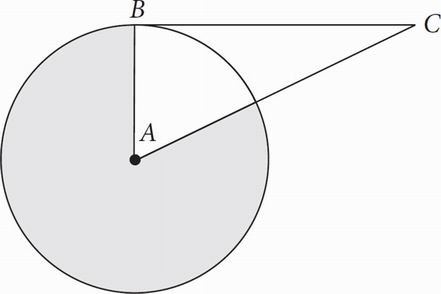
#> input picture geosolver/images/00142.jpg, 441 x 294 px
$ python -i parse_primitives.py   (imports and definitions only)
#> lines starting #> are read from the running program, lines starting #| are printed output that depends on the picture; after the words box and inside, x2 and y2 are one past the last pixel; in counts of white or black regions, pixels touching at a corner belong together
#> further down, picture is the input picture: shape (294, 441, 3); mean B, G, R 239.9, 239.3, 239.3
import cv2
import numpy as np

from geosolver.diagram.states import ImageSegmentParse, PrimitiveParse
from geosolver.diagram.computational_geometry import dot_distance_between_points
from geosolver.ontology.instantiator_definitions import instantiators
from geosolver.parameters import hough_line_parameters as line_params
from geosolver.parameters import hough_circle_parameters as circle_params
from geosolver.utils.num import dimension_wise_non_maximum_suppression

__author__ = 'minjoon'

# Global dictionary to store circle metadata since we can't modify circle objects directly
_circle_metadata = {}

# [128 lines left out: functions get_circle_metadata, set_circle_metadata, parse_primitives, _get_lines, _get_circles_enhanced, _get_circles_original and 1 more, not called in this run]

def _preprocess_for_contours(image):
    """Preprocess image to improve contour detection for thick lines"""
    # Handle thick lines by thinning them
    kernel = np.ones((3,3), np.uint8)

    # If image is already binary, use it; otherwise binarize
    if len(image.shape) == 3:
        gray = cv2.cvtColor(image, cv2.COLOR_BGR2GRAY)
    else:
        gray = image.copy()

    # Adaptive threshold for robust binarization
    binary = cv2.adaptiveThreshold(gray, 255, cv2.ADAPTIVE_THRESH_GAUSSIAN_C,
                                   cv2.THRESH_BINARY_INV, 11, 2)
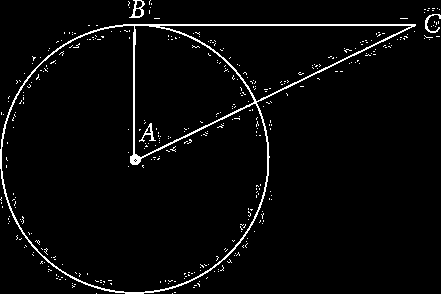
#> binary: shape (294, 441); 3.4% white in thin lines or dots

    # Morphological operations to clean up
    cleaned = cv2.morphologyEx(binary, cv2.MORPH_CLOSE, kernel)
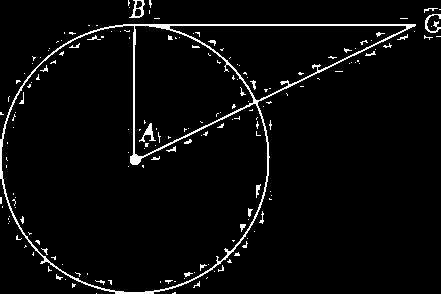
#> cleaned: shape (294, 441); 3.9% white in thin lines or dots

    # Optional: thin thick lines
    thinned = cv2.morphologyEx(cleaned, cv2.MORPH_ERODE, kernel, iterations=1)
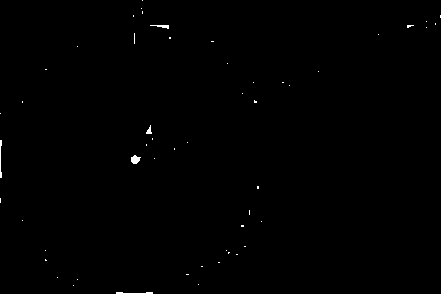
#> thinned: shape (294, 441); 0.27% white; 53 white regions (48 under 20 px), largest, box (x1, y1, x2, y2) and area: (131, 155, 141, 164) 61, (116, 292, 153, 294) 51, (0, 140, 2, 178) 50, (150, 25, 169, 29) 40, (146, 125, 152, 134) 29

    return thinned

# [254 lines left out: functions _analyze_contour_for_circle, _get_circles_from_templates, _create_circle_templates, _match_template_multi_scale, _remove_duplicate_circles, _segment_line and 2 more, not called in this run]

def _rho_theta_pair_unit_vector(rho_theta_pair):
    _, theta = rho_theta_pair
    return tuple([np.sin(theta), -np.cos(theta)])

# [8 lines left out: function _dimension_wise_distances_between_rho_theta_pairs, not called in this run]

>>> import cv2
>>> picture = cv2.imread('../images/00142.jpg')
>>> result = _preprocess_for_contours(picture)

$ run again, on geosolver/images/Inscribed_Quad.jpg
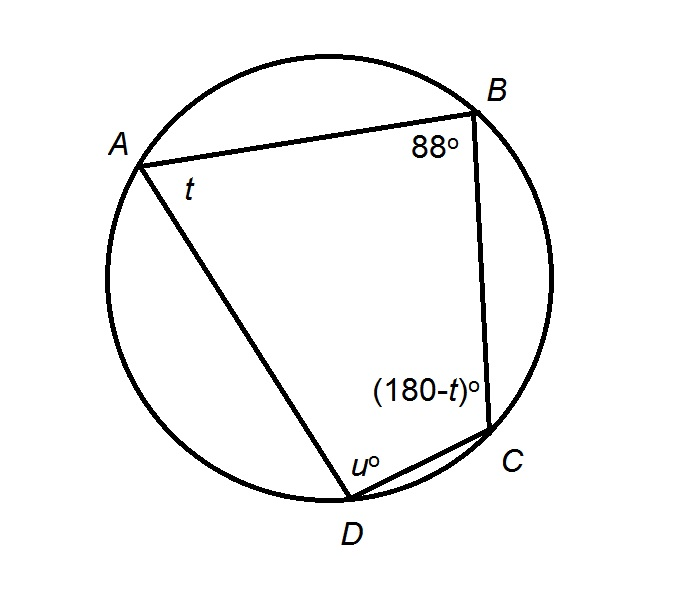
#> input picture geosolver/images/Inscribed_Quad.jpg, 678 x 591 px
#> picture is the input picture: shape (591, 678, 3); mean B, G, R 245.4, 245.4, 245.4
#> in _preprocess_for_contours, `binary = cv2.adaptiveThreshold(gray, 255, cv2.ADAPTIVE_THRESH_GAUSSIAN..`:
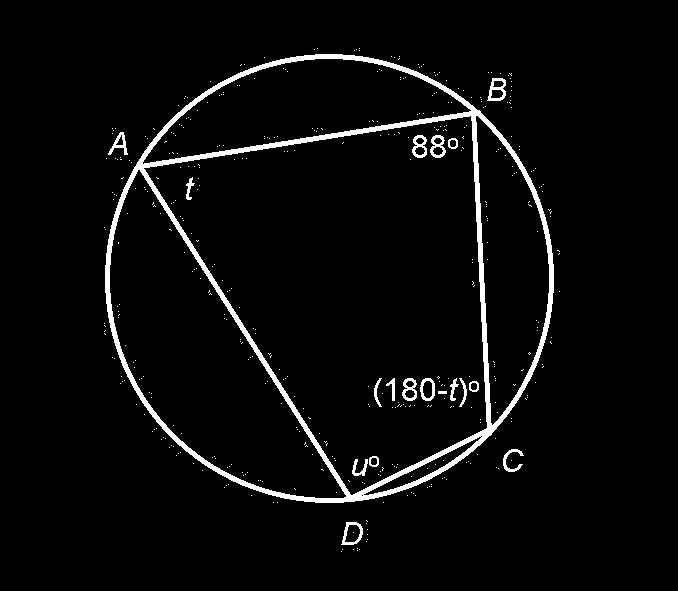
#> binary: shape (591, 678); 3.9% white; 453 white regions (434 under 20 px), largest, box (x1, y1, x2, y2) and area: (105, 54, 554, 503) 12859, (487, 78, 506, 101) 213, (341, 522, 363, 545) 194
#> cleaned: shape (591, 678); 4% white; 375 white regions (359 under 20 px), largest, box (x1, y1, x2, y2) and area: (105, 54, 554, 503) 12911, (450, 378, 479, 407) 235, (487, 78, 506, 101) 218
#> in _preprocess_for_contours, `thinned = cv2.morphologyEx(cleaned, cv2.MORPH_ERODE, kernel, iteration..`:
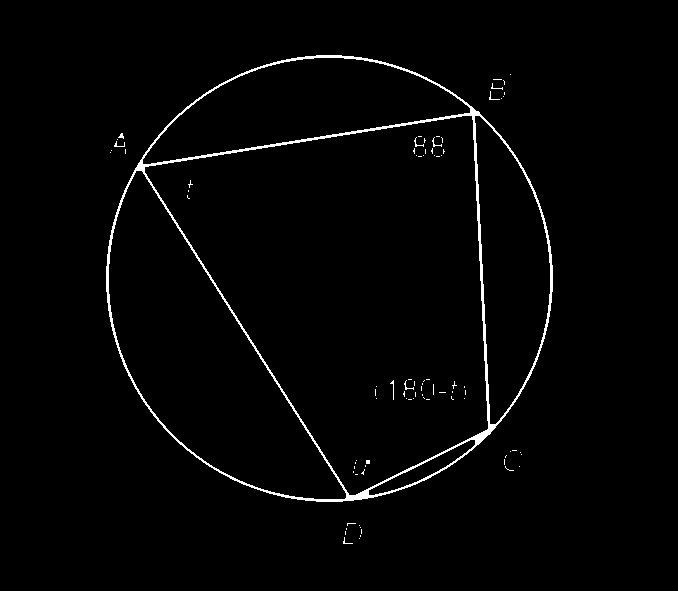
#> thinned: shape (591, 678); 1.8% white in thin lines or dots, all inside (x1, y1, x2, y2) = (106, 55, 553, 544)
